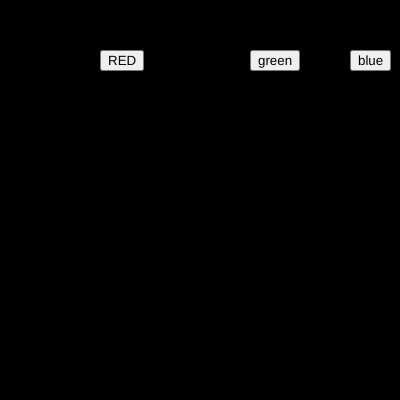
Frame 1 (no input)
Frame 60 (no input): identical to frame 1, image omitted
Frame 120 (the mouse pressed at the canvas centre since frame 60): identical to frame 1, image omitted

The p5.js sketch that drew this single still picture (run headless with seeded random() and noise() and a simulated clock; from frame 60 on, the mouse is pressed at the canvas centre):

// p5.js sketch
// ── sketch.js
var btn_red;
var btn_green;
var btn_blue
var r = 0;
var g = 0;
var b = 0;

function setup() {
  createCanvas(400, 400);  

  btn_red=createButton("RED");
  btn_red.position(100,50);
  btn_red.mousePressed(red_bg);

  btn_green=createButton("green");
  btn_green.position(250,50);
  btn_green.mousePressed(green_bg);

  btn_blue=createButton("blue");
  btn_blue.position(350,50);
  btn_blue.mousePressed(blue_bg);





  
}
function red_bg()
{
r=255;
  g=0;
  b=0;
}

function green_bg()
{
r=0;
  g=255;
  b=0;
}

function blue_bg()
{
r=0;
g=0;
b=255;
}

function draw()
{
  background(r,g,b)
}
